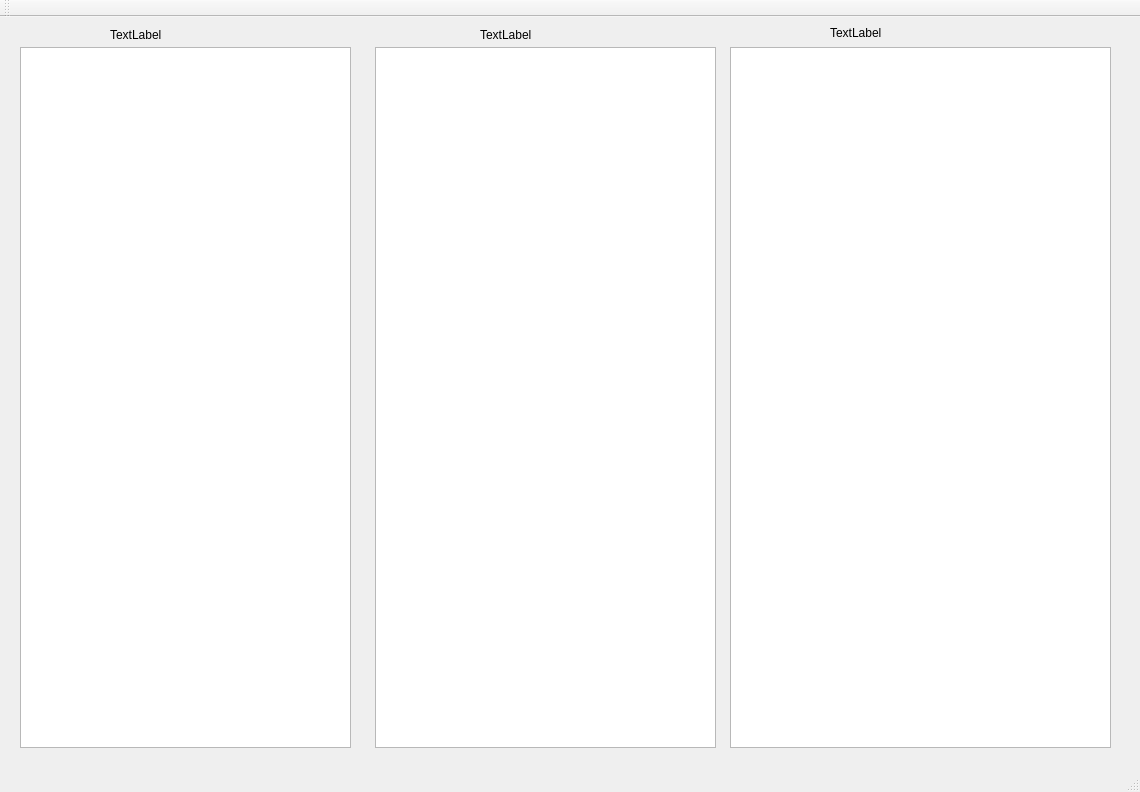
<?xml version="1.0" encoding="UTF-8"?>
<ui version="4.0">
 <class>MainWindow</class>
 <widget class="QMainWindow" name="MainWindow">
  <property name="geometry">
   <rect>
    <x>0</x>
    <y>0</y>
    <width>1140</width>
    <height>792</height>
   </rect>
  </property>
  <property name="windowTitle">
   <string>MainWindow</string>
  </property>
  <widget class="QWidget" name="centralWidget">
   <widget class="QTreeView" name="treeView">
    <property name="geometry">
     <rect>
      <x>20</x>
      <y>30</y>
      <width>331</width>
      <height>701</height>
     </rect>
    </property>
   </widget>
   <widget class="QListView" name="listView2">
    <property name="geometry">
     <rect>
      <x>730</x>
      <y>30</y>
      <width>381</width>
      <height>701</height>
     </rect>
    </property>
   </widget>
   <widget class="QListView" name="listView1">
    <property name="geometry">
     <rect>
      <x>375</x>
      <y>30</y>
      <width>341</width>
      <height>701</height>
     </rect>
    </property>
   </widget>
   <widget class="QLabel" name="label1">
    <property name="geometry">
     <rect>
      <x>110</x>
      <y>10</y>
      <width>151</width>
      <height>16</height>
     </rect>
    </property>
    <property name="text">
     <string>TextLabel</string>
    </property>
   </widget>
   <widget class="QLabel" name="label2">
    <property name="geometry">
     <rect>
      <x>480</x>
      <y>10</y>
      <width>191</width>
      <height>16</height>
     </rect>
    </property>
    <property name="text">
     <string>TextLabel</string>
    </property>
   </widget>
   <widget class="QLabel" name="label3">
    <property name="geometry">
     <rect>
      <x>830</x>
      <y>6</y>
      <width>211</width>
      <height>20</height>
     </rect>
    </property>
    <property name="text">
     <string>TextLabel</string>
    </property>
   </widget>
  </widget>
  <widget class="QToolBar" name="mainToolBar">
   <attribute name="toolBarArea">
    <enum>TopToolBarArea</enum>
   </attribute>
   <attribute name="toolBarBreak">
    <bool>false</bool>
   </attribute>
  </widget>
  <widget class="QStatusBar" name="statusBar"/>
  <widget class="QMenuBar" name="menuBar">
   <property name="geometry">
    <rect>
     <x>0</x>
     <y>0</y>
     <width>1140</width>
     <height>21</height>
    </rect>
   </property>
  </widget>
 </widget>
 <layoutdefault spacing="6" margin="11"/>
 <resources/>
 <connections/>
</ui>
